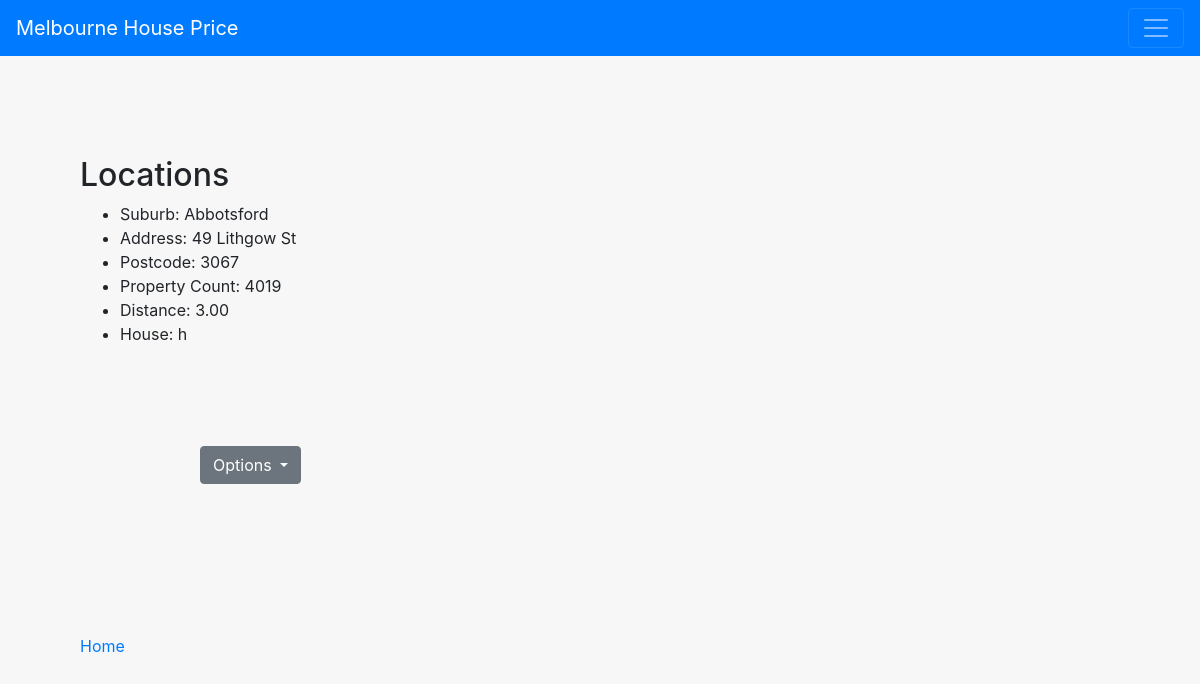
Before: /melbournehseprice/locationlist with the older database file.
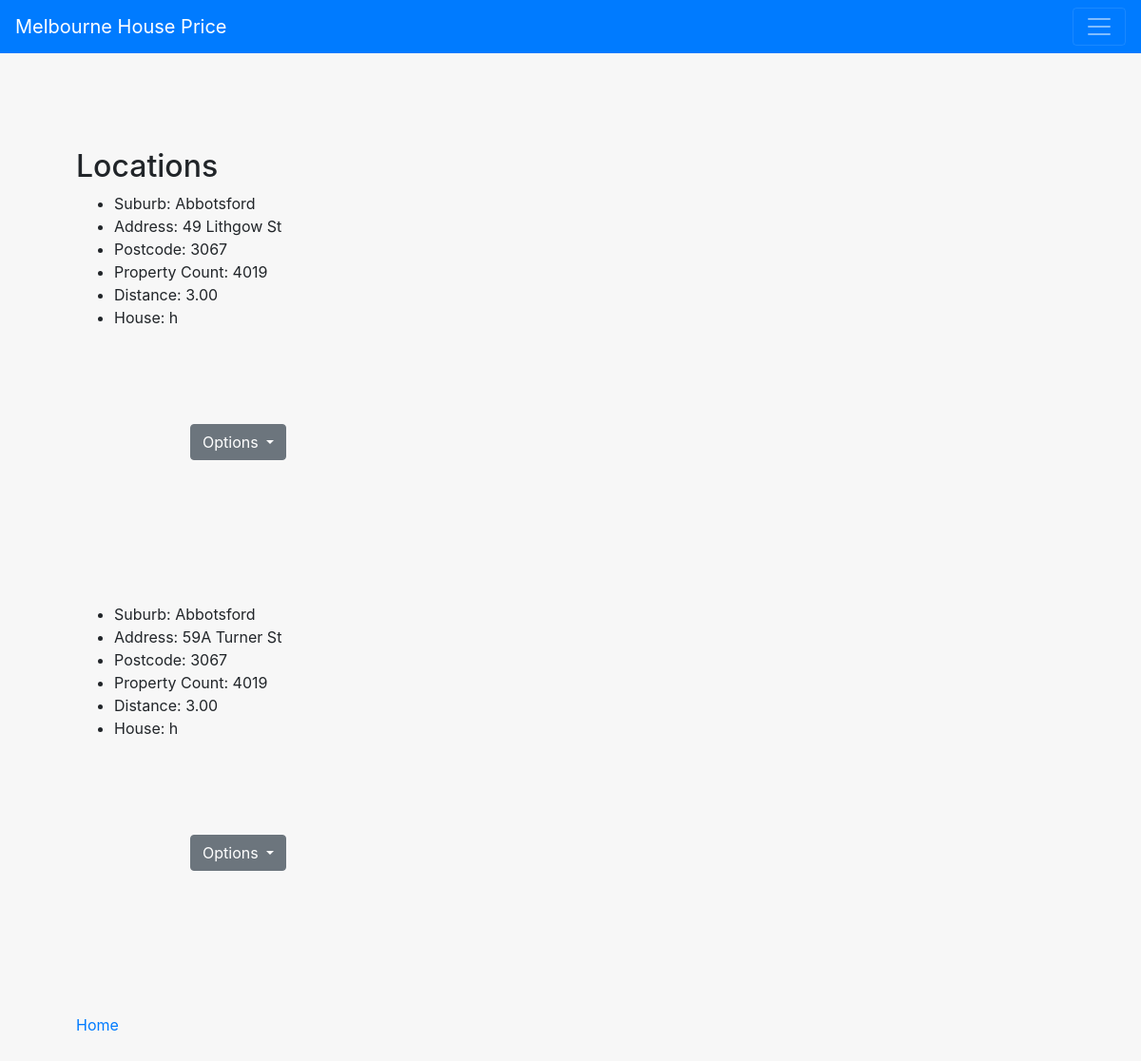
After: the same page with the newer database file.
### melbournehseprice/models.py (models this page shows, shortened)
class Location(models.Model):
    suburb = models.CharField(max_length=200)
    address = models.CharField(max_length=250)
    postcode = models.CharField(max_length=4)
    property_count = models.IntegerField(default=0)
    distance = models.FloatField(default=0)
    house = models.ForeignKey(House, on_delete=models.CASCADE)

class House(models.Model):
    rooms = models.IntegerField(default=0)
    hsetype = models.CharField(max_length=1)
    price = models.FloatField(default=0)
    method = models.CharField(max_length=3)
    datesold = models.DateField()
    def __str__(self):
        return self.hsetype

### melbournehseprice/views.py (the view)
# urls.py: path('melbournehseprice/locationlist', LocationList.as_view(),
class LocationList(ListView):
    context_object_name = 'location_list'
    template_name =  'melbournehseprice/locationlist.html'
    queryset = Location.objects.all()

### melbournehseprice/templates/melbournehseprice/locationlist.html (shortened to what this page needs)
{% extends "melbournehseprice/base.html" %}
{% block content %}
  <h2>Locations</h2>
    <ul>
      {% for location in location_list %}
        <li>Suburb: {{ location.suburb }} </li>
        <li>Address: {{ location.address }}</li>
        <li>Postcode: {{ location.postcode }}</li>
        <li>Property Count: {{ location.property_count}}</li>
        <li>Distance: {{ location.distance|floatformat:2 }}</li>
        <li>House: {{location.house }}</li>
        <div class="dropdown">
        <button class="btn btn-secondary dropdown-toggle" type="button" id="dropdownMenuButton" data-toggle="dropdown" aria-haspopup="true" aria-expanded="false">
          Options
        </button>
      </div>
      {% endfor %}
    </ul>
  <span><a href="{% url 'index' %}">Home</a></span>
{% endblock %}

Changed rows visible on the page:
added Location: suburb "Abbotsford", address "59A Turner St", postcode "3067", property_count "4019", distance "3.00", house "h"
